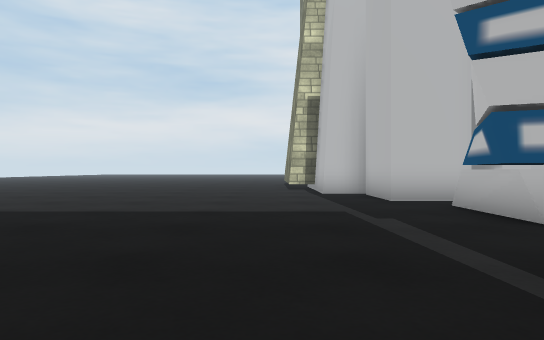
view 1 (above)

18 first-person views from a walk through a 3-D level made in the Unity game engine. The camera is 0.64 m above the floor, looks level and sees 70° across. The floor is counted in squares, 1 m on a side. Each view is taken from the middle of a square. On the plan, view 1 faces up. The plan holds only what a view shows up to about 11 squares ahead; the rest is blank. The place goes on beyond the plan. Some surface patterns are stand-ins.

view 2
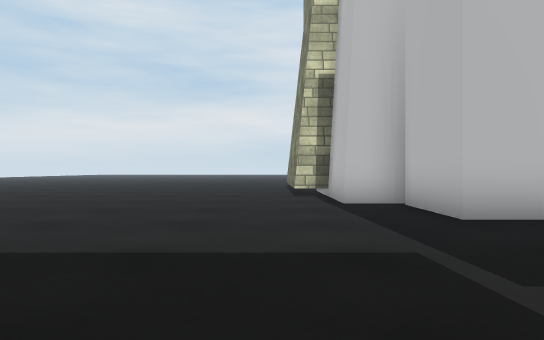

view 3
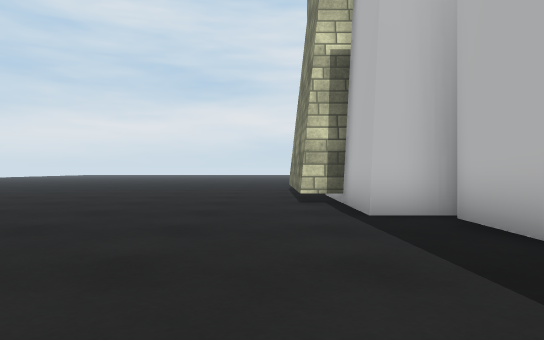

view 4
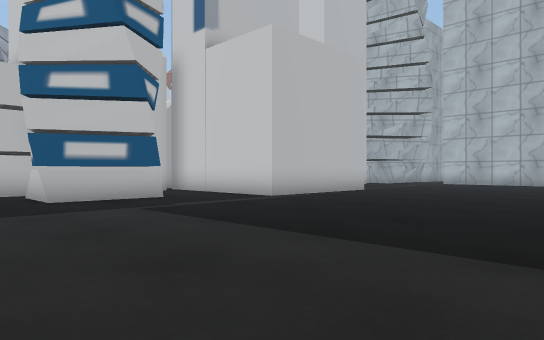

view 5
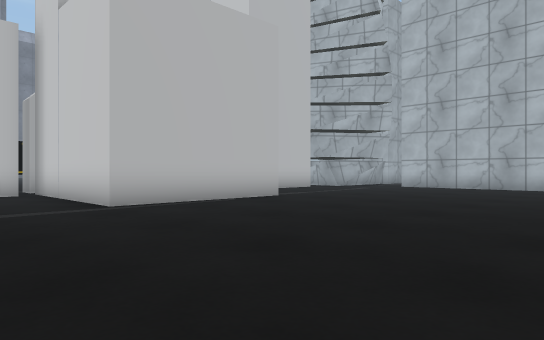

view 6
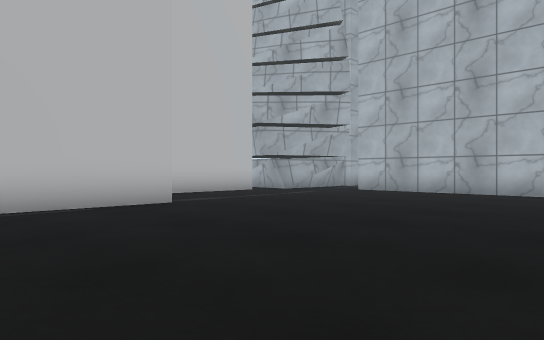

view 7
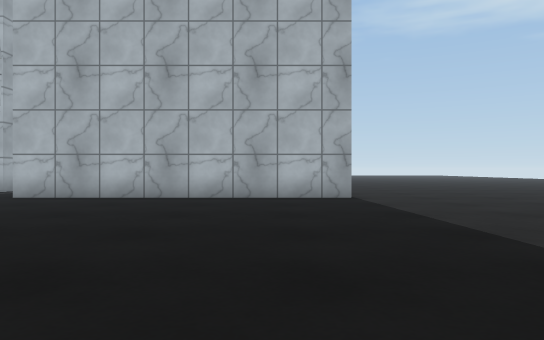

view 8
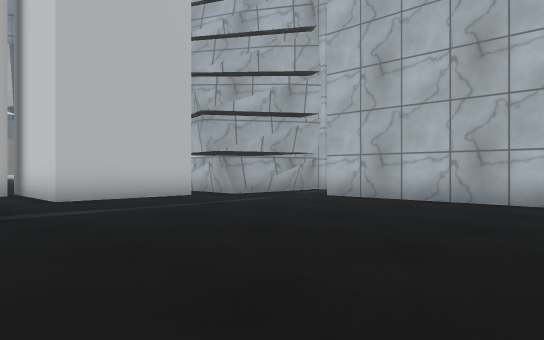

view 9
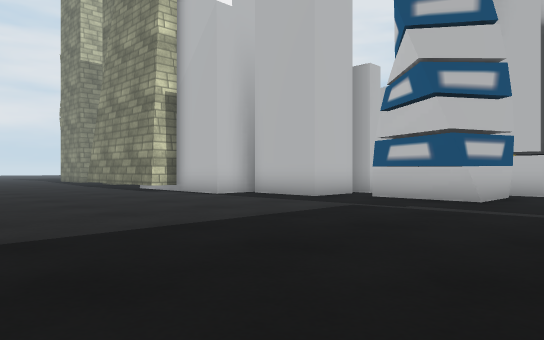

view 10
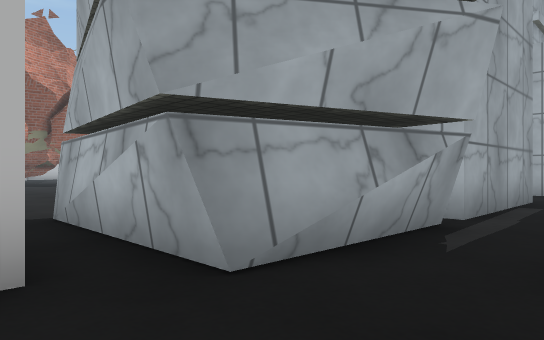

view 11
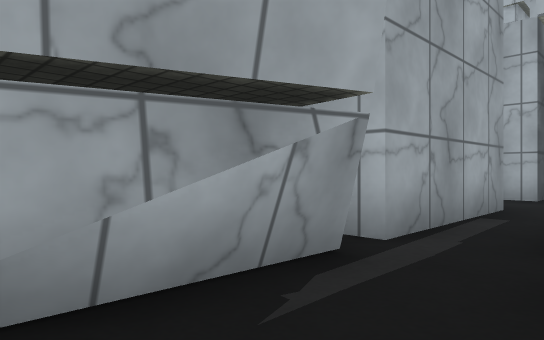

view 12
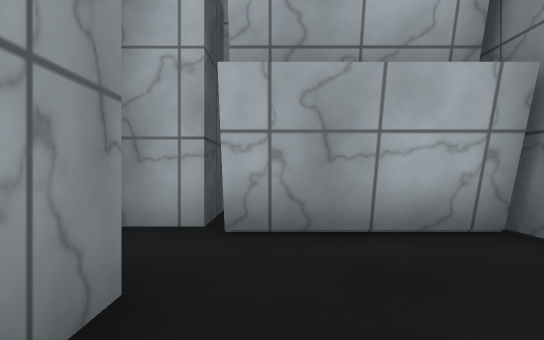

view 13
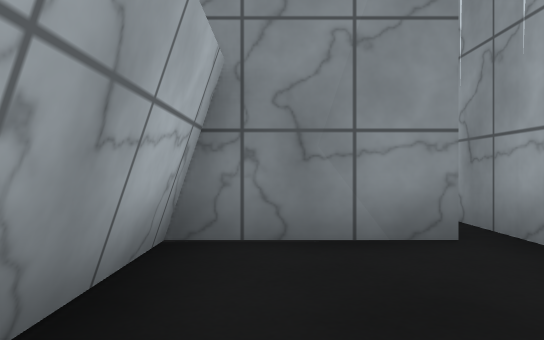

view 14
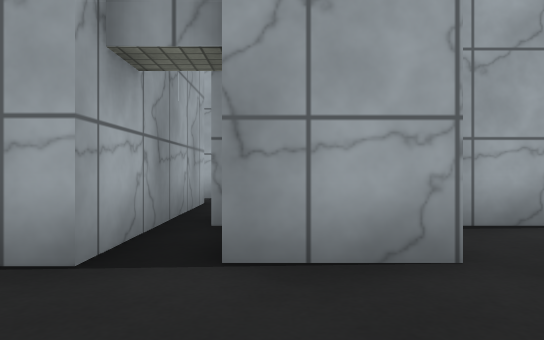

view 15
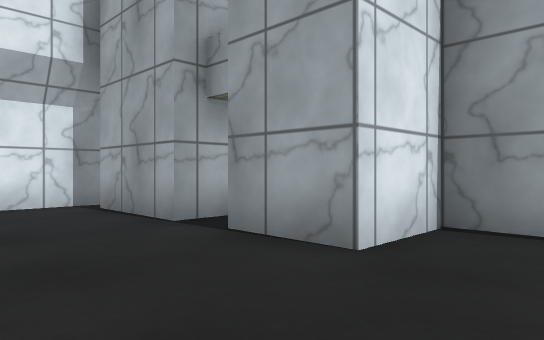

view 16
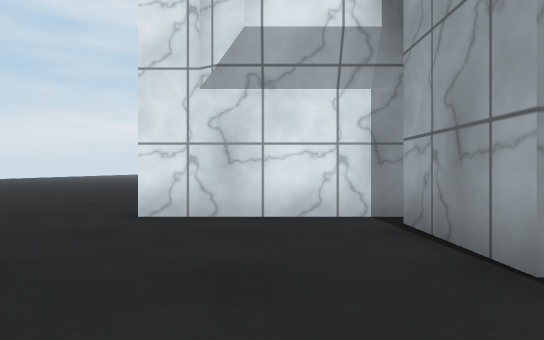

view 17
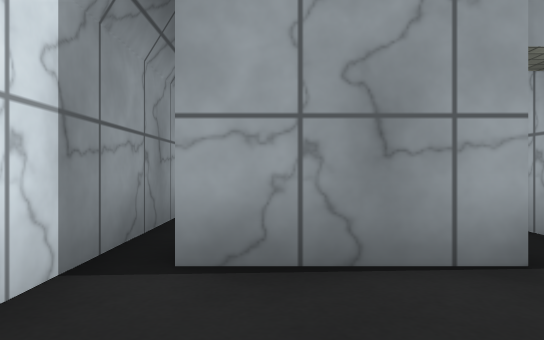

view 18
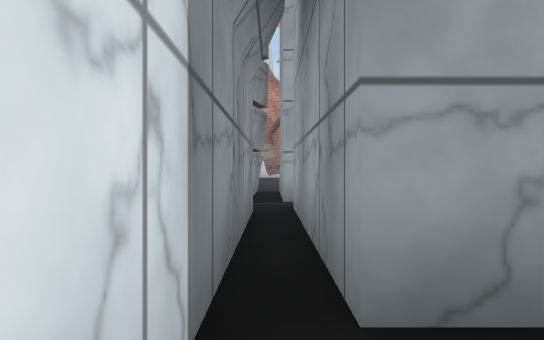

### Floor plan
Points are (right, up) in squares from view 1. A wall is a line through its corners. A room is listed if a view was taken in it or the views show most of it. See-through windows are left out.
Room 1 (views 1, 2, 3, 4, 5, 6, 7, 8, 9, 10, 11)
walls: (3.1, 4.5) (3.1, 6.6); (3.5, 4.4) (2.9, 4.7) (3.3, 7); (3.1, 6.1) (3.5, 6.9); (3.3, 6.8) (4.4, 6.8); (1.8, -2.1) (1.8, 2.2) (6.5, 2.2); (4.7, 4.3) (2.8, 4.6); (4.8, 4.3) (3.7, 4.3); (6, 2.6) (6, 6.1); (4.1, 8) (2.4, 8) (2.4, 10.1); (2.8, 10.5) (1.4, 10.5) (1.4, 13.4); (1.5, 12.6) (0.6, 12.6) (0.6, 16); (4.5, -6.6) (4.5, -3.4) (8, -3.4); (3.8, -8.6) (4.2, -7.3); (-5.5, -8.9) (2, -8.9)
low walls: (3.7, -8.1) (4, -7.3); (3.8, -8.4) (3.8, -7.4)
ways out: opening at (3, -9.5) to room 2; opening at (5, -7)
Room 2 (views 12, 14, 15, 16, 17, 18)
walls: (-2.4, -13.7) (-2.4, -11.4) (2.4, -11.4); (-0.6, -18.1) (-0.6, -16.3) (-2.4, -16.3) (-2.4, -14.6); (1.8, -10.7) (-5.5, -10.7); (3.8, -13.6) (3.8, -11.4); (3.3, -10.2) (3.8, -8.6); (3.6, -10.6) (3.6, -8.7)
low walls: (3.8, -10.6) (3.8, -8.4)
ways out: opening at (3, -9.5) to room 1; opening at (-3, -14) to room 3; opening at (3, -12.5) to room 3
Room 3 (view 13)
walls: (2.5, -13.7) (-2.4, -13.7); (0.5, -14.2) (0.5, -17.2); (3.8, -15) (3.8, -13.6); (0.6, -16.7) (3.5, -16.7); (3.8, -17.4) (4.8, -17.4)
low walls: (0.6, -16.8) (3.5, -16.8)
ways out: opening at (-3, -14) to room 2; opening at (3, -12.5) to room 2

Positions as (right, up) in squares from view 1, and headings:
1: (0, 0), facing up
2: (0, 3), facing up
3: (0, 5), facing up
4: (-5, 9), facing down-right
5: (-5, 5), facing down-right
6: (-5, 2), facing down-right
7: (-4, 0), facing down
8: (-4, -1), facing down-right
9: (-5, 2), facing up-right
10: (2, -6), facing down-right
11: (2, -8), facing down-right
12: (3, -13), facing down
13: (4, -16), facing left
14: (-5, -15), facing right
15: (-5, -18), facing up-right
16: (-4, -16), facing up
17: (-5, -12), facing right
18: (-4, -11), facing right
